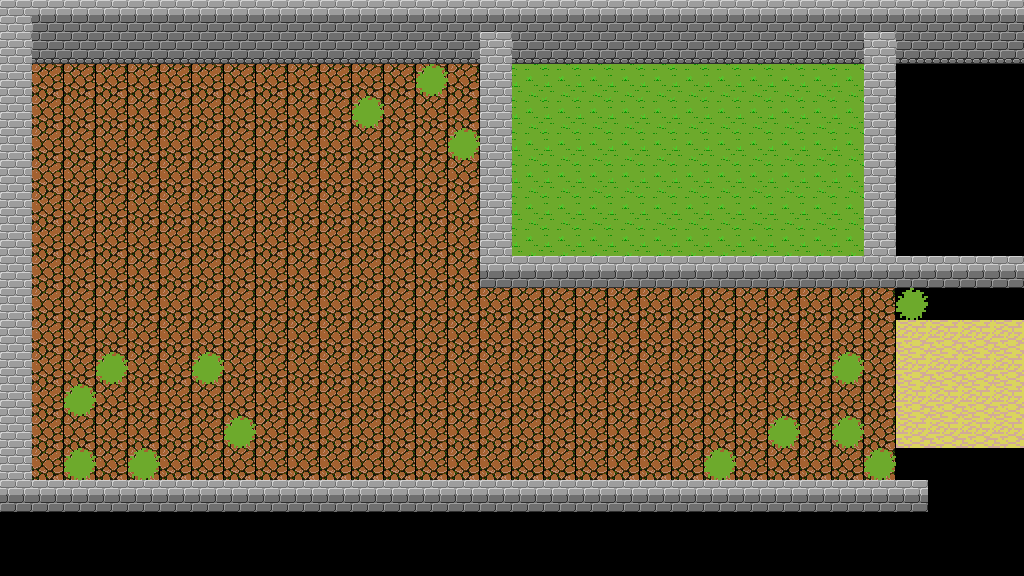

Tiled map render using the project's own tile images. Description and the map definition, with tile-layer contents summarised, below:
An orthogonal 32x18 tile map with 32x32 px tiles, 3 tile layers (Background, Scenery, Walls), 1 hidden layer not drawn, 2 tilesets and 33 objects (26x object, 4x player, 3x trigger).

<map version="1.0" orientation="orthogonal" width="32" height="18" tilewidth="32" tileheight="32">
 <tileset firstgid="1" name="world" tilewidth="32" tileheight="32">
  <image source="../website/assets/world.png" width="256" height="256" />
 </tileset>
 <tileset firstgid="65" name="objects" tilewidth="32" tileheight="32">
  <image source="../website/assets/objects.png" width="384" height="32" />
  <tile id="9">
   <properties>
    <property name="type" value="skeleton" />
   </properties>
  </tile>
 </tileset>
 <layer name="Background" width="32" height="18">
  <data>[576 cells, 471 non-empty, 4 distinct tile ids]</data>
 </layer>
 <layer name="Scenery" width="32" height="18">
  <data>[576 cells, 15 non-empty, 1 distinct tile ids]</data>
 </layer>
 <layer name="Walls" width="32" height="18">
  <data>[576 cells, 135 non-empty, 3 distinct tile ids]</data>
 </layer>
 <objectgroup name="Spawns" width="32" height="18">
  <object name="trigger" gid="32" x="35" y="62">
   <properties>
    <property name="caption" value="Setting Out" />
    <property name="duration" value="500" />
    <property name="event" value="start" />
    <property name="id" value="chat3" />
    <property name="input" value="disable" />
   </properties>
  </object>
  <object name="trigger" gid="32" x="94" y="67">
   <properties>
    <property name="dialogue" value="set1" />
    <property name="event" value="chat3" />
    <property name="id" value="play3" />
   </properties>
  </object>
  <object name="trigger" gid="32" x="154" y="65">
   <properties>
    <property name="event" value="play3" />
    <property name="hint" value="(move the sheep into their pen)" />
    <property name="input" value="enable" />
   </properties>
  </object>
  <object name="player" gid="69" x="37" y="242">
   <properties>
    <property name="id" value="1" />
   </properties>
  </object>
  <object name="player" gid="70" x="37" y="286">
   <properties>
    <property name="id" value="2" />
   </properties>
  </object>
  <object name="player" gid="71" x="37" y="199">
   <properties>
    <property name="id" value="3" />
   </properties>
  </object>
  <object name="player" gid="72" x="37" y="330">
   <properties>
    <property name="id" value="4" />
   </properties>
  </object>
  <object name="object" gid="68" x="356" y="393">
   <properties>
    <property name="type" value="sheep" />
   </properties>
  </object>
  <object name="object" gid="68" x="235" y="255">
   <properties>
    <property name="type" value="sheep" />
   </properties>
  </object>
  <object name="object" gid="68" x="193" y="160">
   <properties>
    <property name="type" value="sheep" />
   </properties>
  </object>
  <object name="object" gid="68" x="422" y="200">
   <properties>
    <property name="type" value="sheep" />
   </properties>
  </object>
  <object name="object" gid="68" x="265" y="313">
   <properties>
    <property name="type" value="sheep" />
   </properties>
  </object>
  <object name="object" gid="68" x="365" y="268">
   <properties>
    <property name="type" value="sheep" />
   </properties>
  </object>
  <object name="object" gid="28" x="579" y="175">
   <properties>
    <property name="type" value="boulder" />
   </properties>
  </object>
  <object name="object" gid="73" x="672" y="302">
   <properties>
    <property name="accepts" value="Sheep" />
    <property name="count" value="12" />
    <property name="id" value="finish" />
    <property name="relocates" value="true" />
    <property name="type" value="exit" />
   </properties>
  </object>
  <object name="object" gid="28" x="758" y="125">
   <properties>
    <property name="type" value="boulder" />
   </properties>
  </object>
  <object name="object" gid="28" x="195" y="297">
   <properties>
    <property name="type" value="boulder" />
   </properties>
  </object>
  <object name="object" gid="28" x="125" y="379">
   <properties>
    <property name="type" value="boulder" />
   </properties>
  </object>
  <object name="object" gid="28" x="270" y="140">
   <properties>
    <property name="type" value="boulder" />
   </properties>
  </object>
  <object name="object" gid="28" x="121" y="182">
   <properties>
    <property name="type" value="boulder" />
   </properties>
  </object>
  <object name="object" gid="28" x="719" y="359">
   <properties>
    <property name="type" value="boulder" />
   </properties>
  </object>
  <object name="object" gid="28" x="285" y="224">
   <properties>
    <property name="type" value="boulder" />
   </properties>
  </object>
  <object name="object" gid="28" x="562" y="356">
   <properties>
    <property name="type" value="boulder" />
   </properties>
  </object>
  <object name="object" gid="28" x="664" y="419">
   <properties>
    <property name="type" value="boulder" />
   </properties>
  </object>
  <object name="object" gid="28" x="589" y="142">
   <properties>
    <property name="type" value="boulder" />
   </properties>
  </object>
  <object name="object" gid="68" x="96" y="116">
   <properties>
    <property name="type" value="sheep" />
   </properties>
  </object>
  <object name="object" gid="68" x="86" y="421">
   <properties>
    <property name="type" value="sheep" />
   </properties>
  </object>
  <object name="object" gid="68" x="804" y="393">
   <properties>
    <property name="type" value="sheep" />
   </properties>
  </object>
  <object name="object" gid="68" x="502" y="356">
   <properties>
    <property name="type" value="sheep" />
   </properties>
  </object>
  <object name="object" gid="68" x="541" y="453">
   <properties>
    <property name="type" value="sheep" />
   </properties>
  </object>
  <object name="object" gid="68" x="320" y="163">
   <properties>
    <property name="type" value="sheep" />
   </properties>
  </object>
  <object name="object" gid="28" x="444" y="403">
   <properties>
    <property name="type" value="boulder" />
   </properties>
  </object>
  <object name="object" gid="28" x="161" y="425">
   <properties>
    <property name="type" value="boulder" />
   </properties>
  </object>
 </objectgroup>
 <layer name="Roof" width="32" height="18" visible="0">
  <data>[576 cells, 0 non-empty, 0 distinct tile ids]</data>
 </layer>
</map>